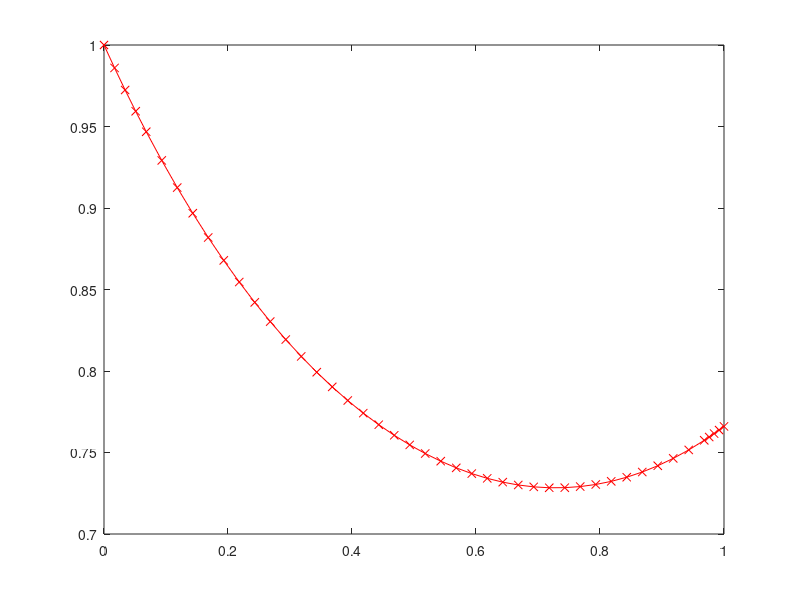

Write MATLAB code to recreate this figure. (Note: this script raises an error after producing the figure.)
% ACM 95a Problem Set 7
% Problem 4 B
% John Heath
% Section 9
clc; clear; close all;

% ODE 45
% define range to approximate differential equation
tspan = [0.0, 1.0];
% define differential equation
f = @(t, y) (t.^2 - y.^2) .* sin(y);
% initial conditions
y0 = 1.0;
% approximate!
[t, y_ODE45] = ode45(f, tspan, y0);

%Euler approximation. 
% Let's make a time array in which delta_t is 0.025
t_euler = linspace(0, 1, 41);
y_euler = zeros(41,1);
y_euler(1) = y0;
dt = 0.025;
for i = 1:40
    y_euler(i + 1) = y_euler(i) + dt .* f(t_euler(i), y_euler(i));
end

% Heun's Method
y_heun = zeros(41,1);
y_heun(1) = y0;
for i = 1:40
    heun = y_heun(i);
    time = t_euler(i);
    tnp1 = t_euler(i) + dt;
    euler = heun + dt .* f(t_euler(i), heun);
    heun = heun + (dt./2) .* (f(time, heun) + f(tnp1, euler));
    y_heun(i + 1) = heun;
end


figure;
plot(t, y_ODE45, 'r-x');
hold on;
plot(t, y_euler, 'b-o');
plot(t, y_heun, 'black-d');
hold off;
legend('ODE45', "Euler's Method", "Heun's Method");
title("Euler's vs. Heun's Methods in approximating a nonliner ODE");